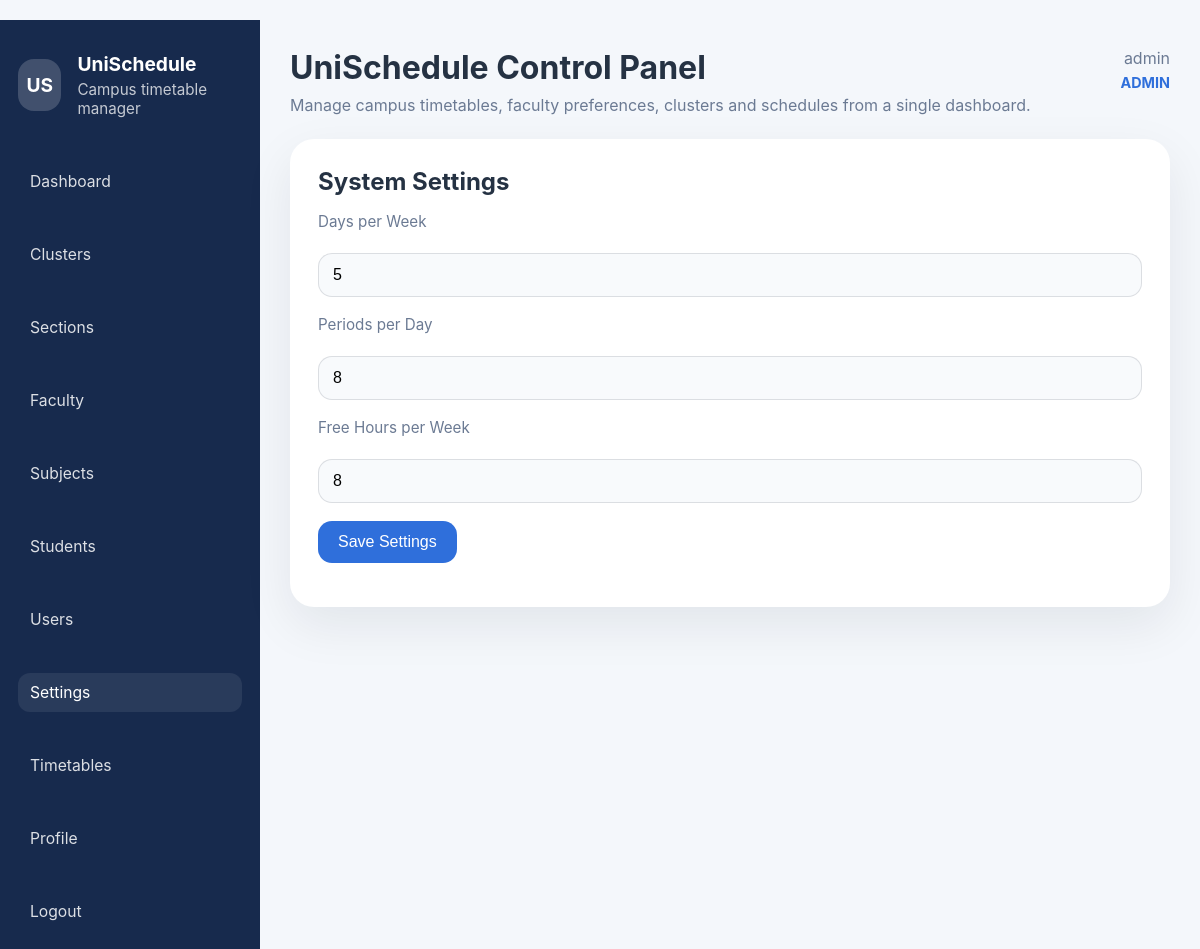
/settings (signed in), run on the app's committed database.
### app.py (models this page shows)
class User(UserMixin, db.Model):
    id = db.Column(db.Integer, primary_key=True)
    username = db.Column(db.String(120), unique=True, nullable=False)
    password = db.Column(db.String(255), nullable=False)
    role = db.Column(db.String(20), nullable=False)

class Settings(db.Model):
    id = db.Column(db.Integer, primary_key=True)
    days_per_week = db.Column(db.Integer, default=5)
    periods_per_day = db.Column(db.Integer, default=8)
    free_hours_per_week = db.Column(db.Integer, default=3)

### app.py (the view, shortened to what this page needs)
@app.route('/settings', methods=['GET', 'POST'])
@login_required
def settings_page():
    if not admin_only():
        flash('Unauthorized access.', 'danger')
        return redirect(url_for('dashboard'))
    settings = Settings.query.first()
    if not settings:
        settings = Settings()
        db.session.add(settings)
        db.session.commit()
    return render_template('settings.html', settings=settings)

### app.py (called while the page is built)
def admin_only():
    return current_user.is_authenticated and current_user.role == ROLE_ADMIN

@login_manager.user_loader
def load_user(user_id):
    return User.query.get(int(user_id))

@app.context_processor
def inject_user_roles():
    return {
        'role_admin': ROLE_ADMIN,
        'role_student': ROLE_STUDENT
    }

### templates/settings.html
{% extends 'base.html' %}
{% block content %}
<div class="panel">
    <h2>System Settings</h2>
    <form method="post">
        <div class="form-row"><label>Days per Week</label><input type="number" name="days_per_week" min="3" max="5" value="{{ settings.days_per_week }}" required></div>
        <div class="form-row"><label>Periods per Day</label><input type="number" name="periods_per_day" min="4" max="10" value="{{ settings.periods_per_day }}" required></div>
        <div class="form-row"><label>Free Hours per Week</label><input type="number" name="free_hours_per_week" min="0" max="10" value="{{ settings.free_hours_per_week }}" required></div>
        <button class="primary">Save Settings</button>
    </form>
</div>
{% endblock %}

### templates/base.html (shortened to what this page needs)
﻿<!doctype html>
<html lang="en">
<head>
    <link rel="stylesheet" href="/static/style.css">
</head>
<body>
    <div class="app-shell">
        <aside class="sidebar">
            <div class="brand-block">
                <div class="brand-logo">US</div>
                <div>
                    <div class="brand-title">UniSchedule</div>
                    <div class="brand-tag">Campus timetable manager</div>
                </div>
            </div>
            <nav class="nav-list">
                {% if current_user.is_authenticated %}
                    <a href="{{ url_for('dashboard') }}">Dashboard</a>
                    {% if current_user.role == role_admin %}
                        <a href="{{ url_for('manage_clusters') }}">Clusters</a>
                        <a href="{{ url_for('manage_sections') }}">Sections</a>
                        <a href="{{ url_for('manage_faculty') }}">Faculty</a>
                        <a href="{{ url_for('manage_subjects') }}">Subjects</a>
                        <a href="{{ url_for('manage_students') }}">Students</a>
                        <a href="{{ url_for('manage_users') }}">Users</a>
                        <a href="{{ url_for('settings_page') }}">Settings</a>
                    {% elif current_user.role == role_student %}
                        <a href="{{ url_for('student_portal') }}">Student Portal</a>
                        <a href="{{ url_for('choose_section') }}">Choose Section</a>
                        <a href="{{ url_for('choose_subjects') }}">Choose Subjects</a>
                    {% endif %}
                    <a href="{{ url_for('view_timetables') }}">Timetables</a>
                    <a href="{{ url_for('profile') }}">Profile</a>
                    <a href="{{ url_for('logout') }}" class="danger-link">Logout</a>
                {% else %}
                    <a href="{{ url_for('login') }}">Login</a>
                    <a href="{{ url_for('register') }}">Register</a>
                {% endif %}
            </nav>
        </aside>
        <main class="main-content">
            <header class="main-header">
                <div class="header-left">
                    <h1>UniSchedule Control Panel</h1>
                    <p>Manage campus timetables, faculty preferences, clusters and schedules from a single dashboard.</p>
                </div>
                {% if current_user.is_authenticated %}
                <div class="header-user">
                    <span>{{ current_user.username }}</span>
                    <span class="user-role">{{ current_user.role }}</span>
                </div>
                {% endif %}
            </header>
            <div class="content-area">
                {% block content %}{% endblock %}
            </div>
        </main>
    </div>
</body>
</html>

### static/style.css (style rules this page uses)
:root { --bg: #f4f7fb; --surface: #ffffff; --primary: #2f6fdb; --primary-dark: #254fcc; --success: #1e9a3a; --danger: #d64545; --text: #253243; --muted: #6b7a93; }
body { margin: 0; font-family: Inter, system-ui, -apple-system, BlinkMacSystemFont, "Segoe UI", sans-serif; background: var(--bg); color: var(--text); }
.app-shell { display: grid; grid-template-columns: 260px minmax(0, 1fr); min-height: 100vh; }
.sidebar { padding: 32px 18px; background: #172a4d; color: white; }
.brand-block { display: flex; gap: 16px; align-items: center; margin-bottom: 32px; }
.brand-logo { width: 52px; height: 52px; border-radius: 16px; background: rgba(255,255,255,.18); display: grid; place-items: center; font-size: 1.2rem; font-weight: 700; }
.brand-title { font-size: 1.2rem; font-weight: 700; margin-bottom: 4px; }
.brand-tag { color: rgba(255,255,255,.75); font-size: 0.95rem; }
.nav-list { display: grid; gap: 10px; }
.nav-list a { display: block; padding: 11px 14px; color: rgba(255,255,255,.9); border-radius: 14px; text-decoration: none; font-size: 0.98rem; }
.nav-list a:hover, .nav-list a.active { background: rgba(255, 255, 255, .12); }
.danger-link { color: var(--danger); }
.main-content { padding: 28px 30px 36px; background: var(--bg); }
.main-header { display: flex; justify-content: space-between; align-items: flex-start; gap: 24px; margin-bottom: 24px; }
.header-left h1 { margin: 0 0 8px; }
.header-left p { margin: 0; color: var(--muted); }
.header-user { display: flex; flex-direction: column; gap: 6px; align-items: flex-end; color: var(--muted); }
.user-role { font-size: 0.9rem; color: var(--primary); font-weight: 700; }
.content-area { max-width: 1180px; margin: 0 auto; }
.sidebar nav a { display: block; margin: 12px 0; color: rgba(255,255,255,.85); text-decoration: none; padding: 10px 12px; border-radius: 12px; }
.sidebar nav a:hover, .sidebar nav a.active { background: rgba(255,255,255,.08); color: white; }
.panel { background: var(--surface); border-radius: 24px; padding: 28px; margin-bottom: 24px; box-shadow: 0 18px 50px rgba(15, 23, 42, .08); }
h1, h2, h3 { margin: 0 0 16px; }
.form-row, .form-grid { display: grid; gap: 16px; margin-bottom: 18px; }
label { display: block; font-size: 0.95rem; margin-bottom: 6px; color: var(--muted); }
input, select { width: 100%; padding: 12px 14px; border: 1px solid rgba(15,23,42,.12); border-radius: 14px; background: #f8fafc; font-size: 1rem; }
button, a.primary, a.secondary { border: none; border-radius: 14px; padding: 12px 20px; font-size: 1rem; cursor: pointer; text-align: center; display: inline-flex; align-items: center; justify-content: center; }
button.primary, a.primary { background: var(--primary); color: white; }

### data on the page
User: username "admin", role "ADMIN"
Settings: days_per_week "5", periods_per_day "8", free_hours_per_week "8"
